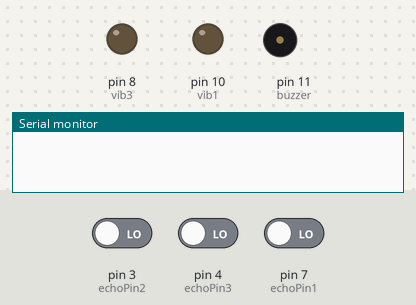
The sketch below on a simulated Arduino Uno, built with avr-gcc and run on an emulated ATmega328P. On the bench: output pins drawn as LEDs (lit = HIGH), buzzer (waves = sounding, pin HIGH), the last lines printed to the serial monitor. Inputs (shaded band) come from the test bench; at power-on: pin 3 (echoPin2) LOW, pin 4 (echoPin3) LOW, pin 7 (echoPin1) LOW. Pins used as bus, display or sensor lines are not drawn.

Above: at 0.1 s.
At 3.1 s:
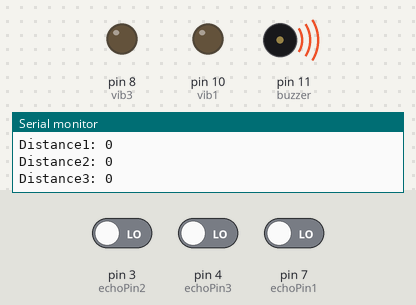
At 19.5 s:
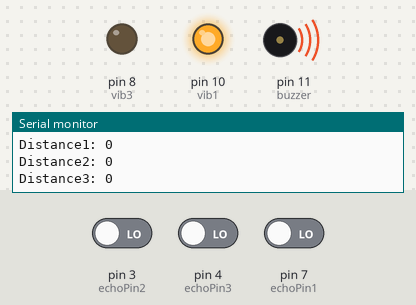
At 36.4 s:
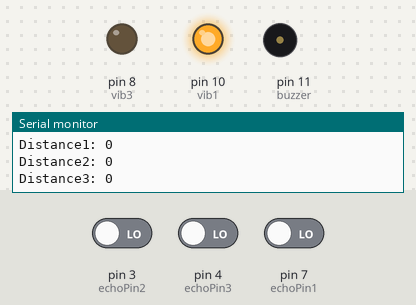
Timing chart, 0 to 40.0 s (numbered marks = the images above):
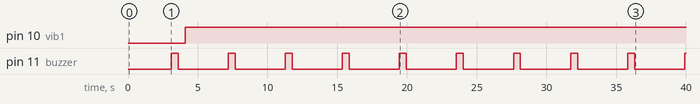

The sketch:

3rd_eye.ino
```cpp
const int trigPin1 = 6;
const int echoPin1 = 7;


const int trigPin2 = 2;
const int echoPin2 = 3;


const int trigPin3 =5;
const int echoPin3 = 4;

int vib1 = 10;
int vib3 = 8;


int duration1;
int duration2;
int duration3;


int buzzer=11;


int distance1;
int distance2;
int distance3;

int x=0;

void setup()
 {
pinMode(buzzer, OUTPUT);

pinMode(vib1, OUTPUT);

pinMode(vib3, OUTPUT);


pinMode(trigPin1, OUTPUT);
pinMode(echoPin1, INPUT);
pinMode(trigPin2, OUTPUT);
pinMode(echoPin2, INPUT);
pinMode(trigPin3, OUTPUT);
pinMode(echoPin3, INPUT);

Serial.begin(9600);
}
void loop() {
digitalWrite(trigPin1, LOW);
delay(20);
digitalWrite(trigPin1, HIGH);
delay(10);
digitalWrite(trigPin1, LOW);
duration1 = pulseIn(echoPin1, HIGH);
distance1= duration1*0.034/2;
Serial.print("Distance1: ");
Serial.println(distance1);


digitalWrite(trigPin2, LOW);
delay(20);
digitalWrite(trigPin2, HIGH);
delay(10);
digitalWrite(trigPin2, LOW);
duration2 = pulseIn(echoPin2, HIGH);
distance2= duration2*0.034/2;
Serial.print("Distance2: ");
Serial.println(distance2);


digitalWrite(trigPin3, LOW);
delay(20);
digitalWrite(trigPin3, HIGH);
delay(10);
digitalWrite(trigPin3, LOW);
duration3 = pulseIn(echoPin3, HIGH);
distance3= duration3*0.034/2;
Serial.print("Distance3: ");
Serial.println(distance3);


if (distance1<10){
  digitalWrite(buzzer,HIGH);
  delay(500);
    digitalWrite(buzzer,LOW);
  delay(500);

  digitalWrite(vib1,HIGH);
}

else if (distance2<15){
    digitalWrite(buzzer,HIGH);
  delay(100);
    digitalWrite(buzzer,LOW);
  delay(100);
  digitalWrite(vib3,HIGH);
  digitalWrite(vib1,HIGH);
}

else if (distance3<10){
  digitalWrite(buzzer,HIGH);
  delay(1000);
    digitalWrite(buzzer,LOW);
  delay(1000);
  digitalWrite(vib3,HIGH);

}

else{
    digitalWrite(buzzer,LOW);
  digitalWrite(vib3,LOW);
  digitalWrite(vib1,LOW);

}


}
```

Measured:
- by itself, pin 10 (vib1): LOW → HIGH at 4.1 s
- by itself, pin 11 (buzzer): alternates HIGH for 0.50 s and LOW for 3.6 s
